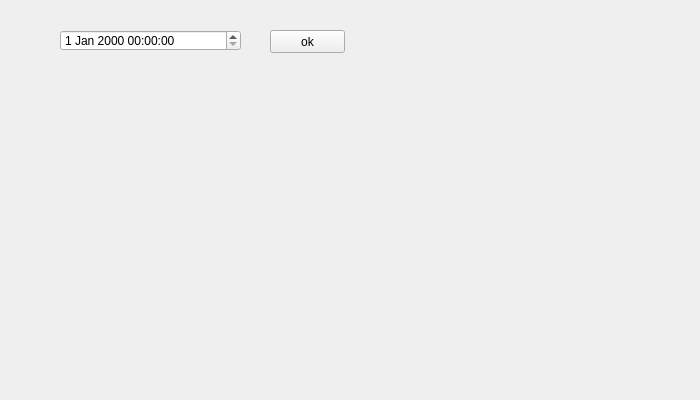
<?xml version="1.0" encoding="UTF-8"?>
<ui version="4.0">
 <author>WilsonVinson</author>
 <class>Window</class>
 <widget class="QWidget" name="Window">
  <property name="geometry">
   <rect>
    <x>0</x>
    <y>0</y>
    <width>700</width>
    <height>400</height>
   </rect>
  </property>
  <property name="windowTitle">
   <string>M&amp;N Stock</string>
  </property>
  <widget class="QDateTimeEdit" name="dateTimeEdit">
   <property name="geometry">
    <rect>
     <x>60</x>
     <y>30</y>
     <width>181</width>
     <height>21</height>
    </rect>
   </property>
  </widget>
  <widget class="QPushButton" name="pushButton">
   <property name="geometry">
    <rect>
     <x>270</x>
     <y>30</y>
     <width>75</width>
     <height>23</height>
    </rect>
   </property>
   <property name="text">
    <string>ok</string>
   </property>
  </widget>
 </widget>
 <resources/>
 <connections/>
</ui>
